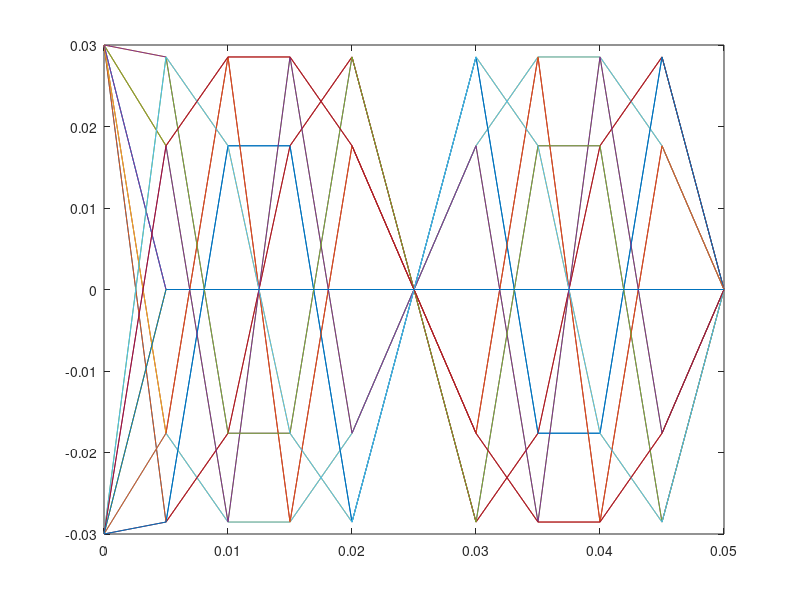

Reproduce this figure in MATLAB. (Note: this script raises an error after producing the figure.)
clear all; %#ok<CLALL>
close all;

%Given Parameters
%Length of section
L = 0.05;%m

%Thermal Conductivity 
K = 20;%W/mK

%Temperature of the Water
T_water = 90;%degrees C

%Temperature of the air
T_air = 20;%degrees C

%Height
h_max = 0.05;%m
h_min = 0.01;%m

%Start with 10, try 100 later
%Or are we suppoesed to track output as N changes
Nx = 10;
Ny = Nx;
x = (0:L/Nx:L).';

%Initial Design Variables
a = ones([Nx+1,1])*(h_max+h_min)/2;
a(end) = 0.02;

%A and b inequality
nvar = size(a,1); % number of design variables
Aineq = zeros(2*(Nx+1),nvar);
bineq = zeros(2*(Nx+1),1);
for i = 1:(Nx+1)
  % first, the upper bound
  Aineq(i,1) = 1.0; % this coefficient corresponds to variable a_1
  for k = 2:nvar
    Aineq(i,k) = sin(2*pi*(k-1)*x(i)/L); % this coefficient corresponds to variable a_k
  end
  bineq(i) = 0.05; % the upper bound value
  % next, the lower bound; we use ptr to shift the index in Aineq and bineq
  ptr = Nx+1;
  Aineq(ptr+i,1) = -1.0; % note the negative here!!! fmincon expects inequality in a form A*x < b
  for k = 2:nvar
    Aineq(ptr+i,k) = -sin(2*pi*(k-1)*x(i)/L); % again, a negative
  end
  bineq(ptr+i) = -0.01; % negative lower bound
end

height = @(a) a.*Aineq';
%h = height_array(x,a,L);
plot(x,height(a))%Mesh Convergence plot?

options = optimoptions('fmincon','Display','iter','Algorithm','active-set');
[a_opt, fval] = fmincon(@(a) objective(a,L,Nx,Ny,k,T_air,T_water),a(1),Aineq,bineq);%,[],[],[],[],[],options);

%Optimal Height
h_opt = height_array(x,a_opt,L);

%Plot Height
plot(x',h_opt')
xlim([0 L])
xlabel('X (meters)')
ylabel('Height (meters)')

%Functions
function h = height_array(x,a)
    h = zeros([size(a,1) 1]);
    for i = 1:size(x,1)
        h(i) = height(x(i));
    end
end

function [f] = objective(h,L,Nx,Ny,K,Ttop,Tbot)
    [flux,~,~,~] = CalcFlux(L, h, Nx, Ny, K, Ttop, Tbot);
    f = 1/flux;
end

